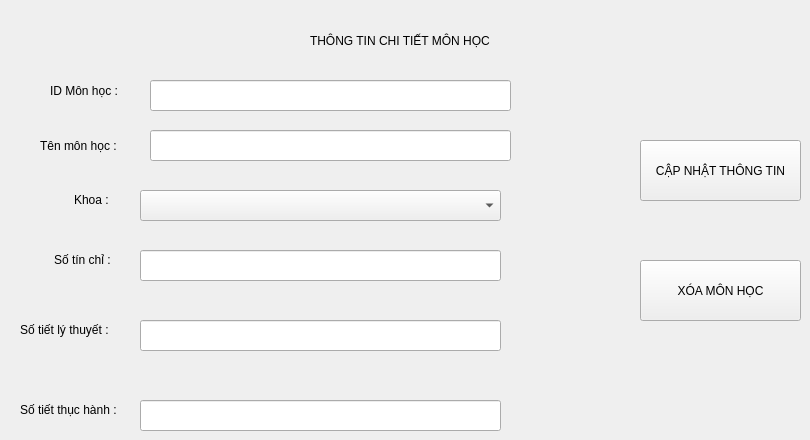
      <widget class="QWidget" name="thongtinmhpage">
       <widget class="QLabel" name="label_32">
        <property name="geometry">
         <rect>
          <x>310</x>
          <y>10</y>
          <width>221</width>
          <height>61</height>
         </rect>
        </property>
        <property name="text">
         <string>THÔNG TIN CHI TIẾT MÔN HỌC</string>
        </property>
       </widget>
       <widget class="QLabel" name="label_33">
        <property name="geometry">
         <rect>
          <x>50</x>
          <y>70</y>
          <width>101</width>
          <height>41</height>
         </rect>
        </property>
        <property name="text">
         <string>ID Môn học :</string>
        </property>
       </widget>
       <widget class="QLabel" name="label_34">
        <property name="geometry">
         <rect>
          <x>40</x>
          <y>130</y>
          <width>91</width>
          <height>31</height>
         </rect>
        </property>
        <property name="text">
         <string>Tên môn học :</string>
        </property>
       </widget>
       <widget class="QLabel" name="label_35">
        <property name="geometry">
         <rect>
          <x>74</x>
          <y>190</y>
          <width>41</width>
          <height>20</height>
         </rect>
        </property>
        <property name="text">
         <string>Khoa :</string>
        </property>
       </widget>
       <widget class="QLabel" name="label_36">
        <property name="geometry">
         <rect>
          <x>54</x>
          <y>250</y>
          <width>71</width>
          <height>20</height>
         </rect>
        </property>
        <property name="text">
         <string>Số tín chỉ :</string>
        </property>
       </widget>
       <widget class="QLabel" name="label_37">
        <property name="geometry">
         <rect>
          <x>20</x>
          <y>320</y>
          <width>101</width>
          <height>20</height>
         </rect>
        </property>
        <property name="text">
         <string>Số tiết lý thuyết :</string>
        </property>
       </widget>
       <widget class="QLabel" name="label_38">
        <property name="geometry">
         <rect>
          <x>20</x>
          <y>400</y>
          <width>111</width>
          <height>20</height>
         </rect>
        </property>
        <property name="text">
         <string>Số tiết thục hành :</string>
        </property>
       </widget>
       <widget class="QLineEdit" name="lineEdit_11">
        <property name="geometry">
         <rect>
          <x>150</x>
          <y>80</y>
          <width>361</width>
          <height>31</height>
         </rect>
        </property>
       </widget>
       <widget class="QLineEdit" name="lineEdit_12">
        <property name="geometry">
         <rect>
          <x>150</x>
          <y>130</y>
          <width>361</width>
          <height>31</height>
         </rect>
        </property>
       </widget>
       <widget class="QLineEdit" name="lineEdit_13">
        <property name="geometry">
         <rect>
          <x>140</x>
          <y>250</y>
          <width>361</width>
          <height>31</height>
         </rect>
        </property>
       </widget>
       <widget class="QLineEdit" name="lineEdit_14">
        <property name="geometry">
         <rect>
          <x>140</x>
          <y>320</y>
          <width>361</width>
          <height>31</height>
         </rect>
        </property>
       </widget>
       <widget class="QLineEdit" name="lineEdit_15">
        <property name="geometry">
         <rect>
          <x>140</x>
          <y>400</y>
          <width>361</width>
          <height>31</height>
         </rect>
        </property>
       </widget>
       <widget class="QComboBox" name="comboBox_2">
        <property name="geometry">
         <rect>
          <x>140</x>
          <y>190</y>
          <width>361</width>
          <height>31</height>
         </rect>
        </property>
       </widget>
       <widget class="QPushButton" name="pushButton_8">
        <property name="geometry">
         <rect>
          <x>640</x>
          <y>140</y>
          <width>161</width>
          <height>61</height>
         </rect>
        </property>
        <property name="text">
         <string>CẬP NHẬT THÔNG TIN</string>
        </property>
       </widget>
       <widget class="QPushButton" name="pushButton_22">
        <property name="geometry">
         <rect>
          <x>640</x>
          <y>260</y>
          <width>161</width>
          <height>61</height>
         </rect>
        </property>
        <property name="text">
         <string>XÓA MÔN HỌC</string>
        </property>
       </widget>
      </widget>
